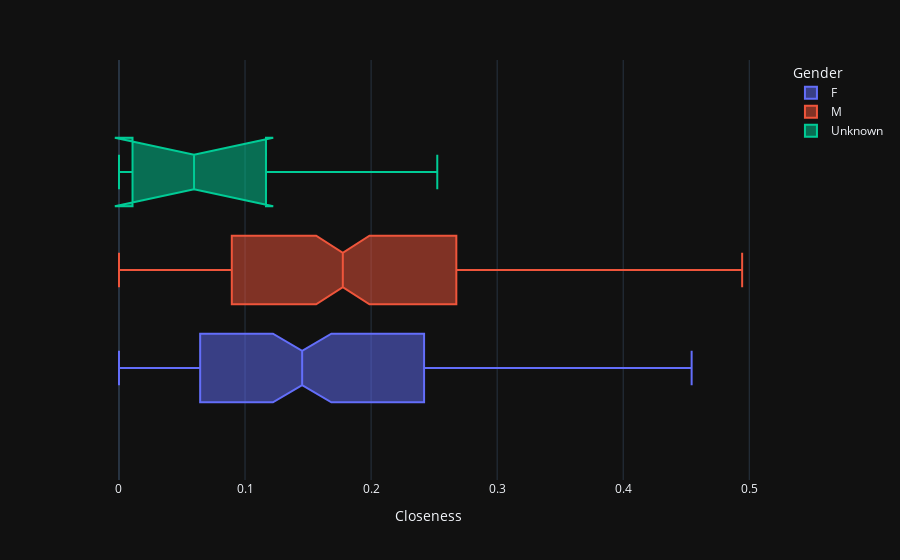

The notebook cell saved with this chart:
### Code cell
fig = px.box(df, x="Closeness", color="Gender", notched=True, template = 'plotly_dark')
fig.show()

### Figure 1 — Plotly figure (JSON) as saved in the notebook; plotly's stock layout.template omitted (floating-point values rounded to 4 significant figures; data arrays with more than 128 entries replaced by an {"elided": "..."} marker saying what was removed)
{"data": [{"alignmentgroup": "True", "hovertemplate": "Gender=F<br>Closeness=%{x}<extra></extra>", "legendgroup": "F", "marker": {"color": "#636efa"}, "name": "F", "notched": true, "offsetgroup": "F", "orientation": "h", "showlegend": true, "type": "box", "x": {"elided": "146 float values"}, "x0": " ", "xaxis": "x", "y0": " ", "yaxis": "y"}, {"alignmentgroup": "True", "hovertemplate": "Gender=M<br>Closeness=%{x}<extra></extra>", "legendgroup": "M", "marker": {"color": "#EF553B"}, "name": "M", "notched": true, "offsetgroup": "M", "orientation": "h", "showlegend": true, "type": "box", "x": {"elided": "176 float values"}, "x0": " ", "xaxis": "x", "y0": " ", "yaxis": "y"}, {"alignmentgroup": "True", "hovertemplate": "Gender=Unknown<br>Closeness=%{x}<extra></extra>", "legendgroup": "Unknown", "marker": {"color": "#00cc96"}, "name": "Unknown", "notched": true, "offsetgroup": "Unknown", "orientation": "h", "showlegend": true, "type": "box", "x": [0, 0.009202, 0.05954, 0.1323, 0.01534, 0.06945, 0.2525], "x0": " ", "xaxis": "x", "y0": " ", "yaxis": "y"}], "layout": {"autosize": true, "boxmode": "group", "legend": {"title": {"text": "Gender"}, "tracegroupgap": 0}, "margin": {"t": 60}, "xaxis": {"anchor": "y", "autorange": true, "domain": [0, 1], "range": [-0.03093, 0.522], "title": {"text": "Closeness"}, "type": "linear"}, "yaxis": {"anchor": "x", "autorange": true, "domain": [0, 1], "range": [-0.5, 0.5], "type": "category"}}}
